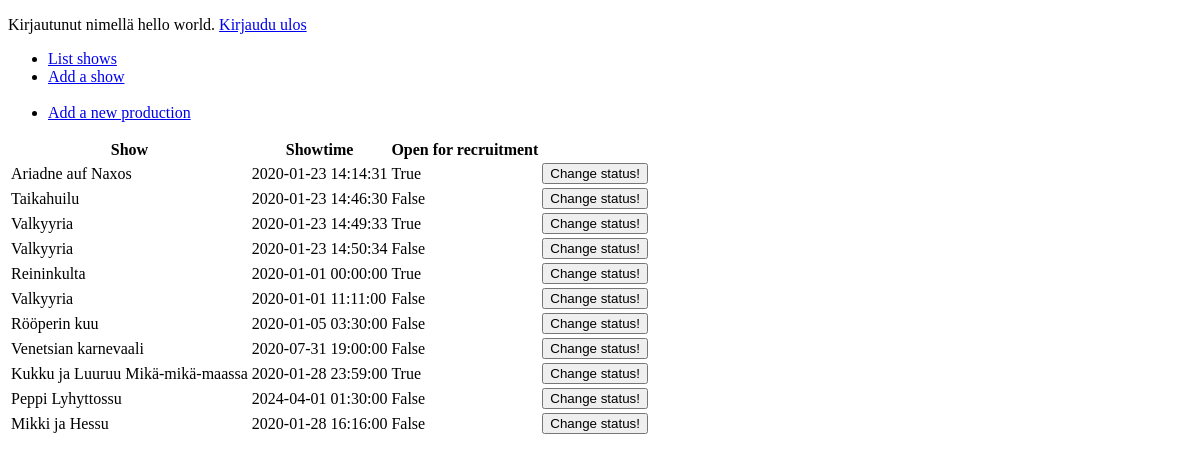
The page /shows/ (signed in) on the database as committed earlier.
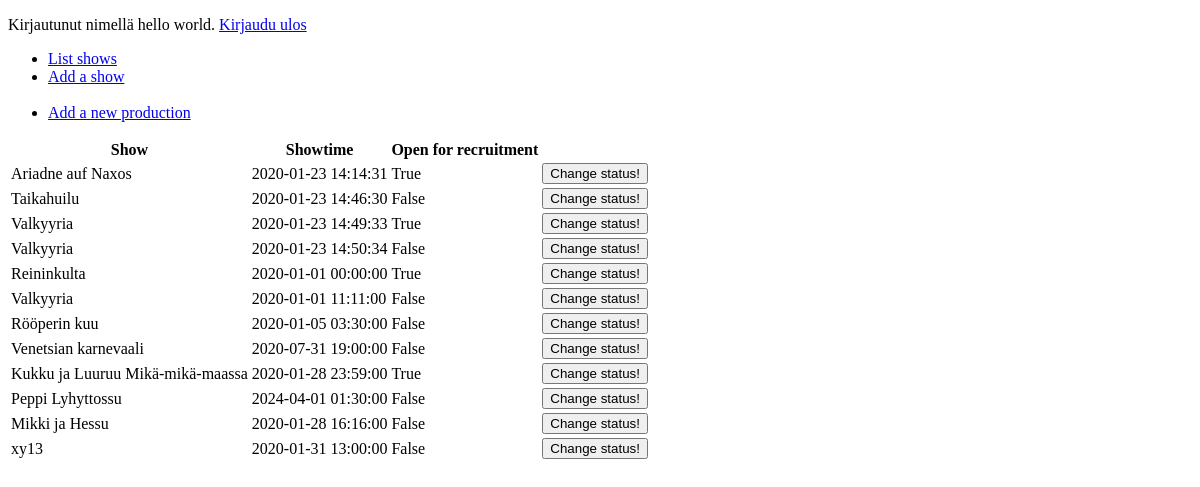
The same page on the database as committed later.
### application/auth/models.py (models this page shows, shortened)
class User(db.Model):
    __tablename__ = "account"
    id = db.Column(db.Integer, primary_key=True)
    date_created = db.Column(db.DateTime, default=db.func.current_timestamp())
    date_modified = db.Column(db.DateTime, default=db.func.current_timestamp(),
                              onupdate=db.func.current_timestamp())
    name = db.Column(db.String(144), nullable=False)
    username = db.Column(db.String(144), nullable=False)
    password = db.Column(db.String(144), nullable=False)

### application/shows/models.py (models this page shows, shortened)
class Show(db.Model):
    id = db.Column(db.Integer, primary_key=True)
    show_date = db.Column(db.DateTime, default=db.func.current_timestamp())
    date_modified = db.Column(db.DateTime, default=db.func.current_timestamp(),
    onupdate=db.func.current_timestamp())
    name = db.Column(db.String(144), nullable=False)
    open_for_recruitment = db.Column(db.Boolean, nullable=False)

### application/shows/views.py (the view)
@app.route("/shows/", methods=["GET"])
@login_required
def shows_index():
    return render_template("shows/list.html", shows = Show.query.all())

### application/__init__.py (called while the page is built)
@login_manager.user_loader
def load_user(user_id):
    return User.query.get(user_id)

### application/templates/shows/list.html
{% extends "layout.html" %}
{% block body %}
  <table>
    <tr>
      <th>Show</th>
      <th>Showtime</th>
      <th>Open for recruitment</th>
      <th></th>
    </tr>
    {% for show in shows %}
    <tr>
      <td>{{ show.name }}</td>
      <td>{{ show.show_date }}</td>
      <td>{{ show.open_for_recruitment }}</td>
      <td>
        <form method="POST" action="{{ url_for('shows_set_recruitment_open', show_id=show.id) }}">
          <input type="submit" value="Change status!"/>
        </form>
      </td>
    </tr>
    {% endfor %}
  </table>
{% endblock %}

### application/templates/layout.html (shortened to what this page needs)
<!DOCTYPE html>
<html>
  <head>
  </head>
  <body>
      {% if current_user.is_authenticated %}
      <p>
	      Kirjautunut nimellä {{ current_user.name }}. <a href="{{ url_for('auth_logout') }}">Kirjaudu ulos</a>
      </p>
      <ul>
        <li><a href="{{ url_for('shows_index') }}">List shows</a></li>
        <li><a href="{{ url_for('shows_form') }}">Add a show</a></li>
        <br>
        <li><a href="{{ url_for('productions_form') }}">Add a new production</a></li>
      </ul>
      {% else %}
      <h2>Staffer 0.1</h2>
      <h3>You have to be logged in to use the application</h3>
      <a href="{{ url_for('auth_login') }}">Log in!</a>
      {% endif %}
    {% block body %}{% endblock %}
  </body>
</html>

Rows that differ between the two databases and show on the page:
added Show: name "xy13", show_date "2020-01-31 13:00:00", open_for_recruitment "False"
